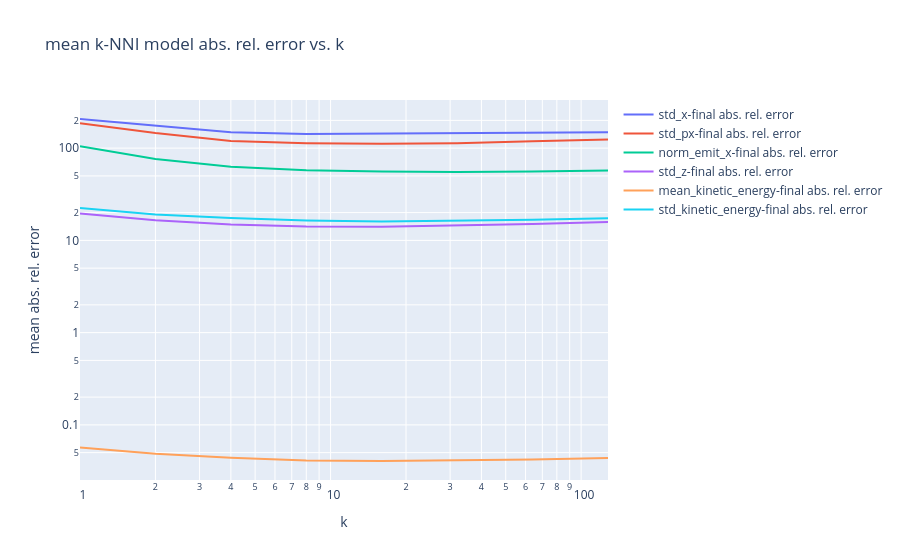

Notebook code cell kept with this figure:
### Code cell
def show_knni_mean_precision_plot():
    table = pd.DataFrame()
    for k in knni_results.keys():
        df = make_abs_rel_error_mean_table("knni", knni_results[k])
        df["k"] = k
        table = pd.concat([table, df])

    px.line(
        table.loc["all"],
        x="k",
        y=[col for col in table.columns if col not in ["k", "threshold (%)"]],
        title=f"mean k-NNI model abs. rel. error vs. k",
        labels={"value": "mean abs. rel. error", "variable": ""},
        log_x=True,
        log_y=True,
    ).show()

    display(table.round(3))


show_knni_mean_precision_plot()

### Figure 1 — Plotly figure (JSON) as saved in the notebook; plotly's stock layout.template omitted (floating-point values rounded to 4 significant figures)
{"data": [{"hovertemplate": "=std_x-final abs. rel. error<br>k=%{x}<br>mean abs. rel. error=%{y}<extra></extra>", "legendgroup": "std_x-final abs. rel. error", "line": {"color": "#636efa", "dash": "solid"}, "marker": {"symbol": "circle"}, "mode": "lines", "name": "std_x-final abs. rel. error", "orientation": "v", "showlegend": true, "type": "scatter", "x": [1, 2, 4, 8, 16, 32, 64, 128], "xaxis": "x", "y": [206.9, 174.3, 148.9, 142.7, 144.0, 143.7, 146.0, 148.7], "yaxis": "y"}, {"hovertemplate": "=std_px-final abs. rel. error<br>k=%{x}<br>mean abs. rel. error=%{y}<extra></extra>", "legendgroup": "std_px-final abs. rel. error", "line": {"color": "#EF553B", "dash": "solid"}, "marker": {"symbol": "circle"}, "mode": "lines", "name": "std_px-final abs. rel. error", "orientation": "v", "showlegend": true, "type": "scatter", "x": [1, 2, 4, 8, 16, 32, 64, 128], "xaxis": "x", "y": [186.0, 145.6, 119.2, 113.2, 111.2, 112.7, 118.5, 124.3], "yaxis": "y"}, {"hovertemplate": "=norm_emit_x-final abs. rel. error<br>k=%{x}<br>mean abs. rel. error=%{y}<extra></extra>", "legendgroup": "norm_emit_x-final abs. rel. error", "line": {"color": "#00cc96", "dash": "solid"}, "marker": {"symbol": "circle"}, "mode": "lines", "name": "norm_emit_x-final abs. rel. error", "orientation": "v", "showlegend": true, "type": "scatter", "x": [1, 2, 4, 8, 16, 32, 64, 128], "xaxis": "x", "y": [104.9, 76.41, 62.86, 57.45, 55.81, 55.09, 55.96, 57.38], "yaxis": "y"}, {"hovertemplate": "=std_z-final abs. rel. error<br>k=%{x}<br>mean abs. rel. error=%{y}<extra></extra>", "legendgroup": "std_z-final abs. rel. error", "line": {"color": "#ab63fa", "dash": "solid"}, "marker": {"symbol": "circle"}, "mode": "lines", "name": "std_z-final abs. rel. error", "orientation": "v", "showlegend": true, "type": "scatter", "x": [1, 2, 4, 8, 16, 32, 64, 128], "xaxis": "x", "y": [19.59, 16.49, 14.84, 14.14, 14.06, 14.48, 15.08, 15.82], "yaxis": "y"}, {"hovertemplate": "=mean_kinetic_energy-final abs. rel. error<br>k=%{x}<br>mean abs. rel. error=%{y}<extra></extra>", "legendgroup": "mean_kinetic_energy-final abs. rel. error", "line": {"color": "#FFA15A", "dash": "solid"}, "marker": {"symbol": "circle"}, "mode": "lines", "name": "mean_kinetic_energy-final abs. rel. error", "orientation": "v", "showlegend": true, "type": "scatter", "x": [1, 2, 4, 8, 16, 32, 64, 128], "xaxis": "x", "y": [0.05672, 0.04861, 0.04391, 0.04113, 0.0406, 0.0412, 0.04217, 0.04387], "yaxis": "y"}, {"hovertemplate": "=std_kinetic_energy-final abs. rel. error<br>k=%{x}<br>mean abs. rel. error=%{y}<extra></extra>", "legendgroup": "std_kinetic_energy-final abs. rel. error", "line": {"color": "#19d3f3", "dash": "solid"}, "marker": {"symbol": "circle"}, "mode": "lines", "name": "std_kinetic_energy-final abs. rel. error", "orientation": "v", "showlegend": true, "type": "scatter", "x": [1, 2, 4, 8, 16, 32, 64, 128], "xaxis": "x", "y": [22.43, 19.09, 17.47, 16.42, 16.04, 16.27, 16.71, 17.34], "yaxis": "y"}], "layout": {"legend": {"title": {"text": ""}, "tracegroupgap": 0}, "title": {"text": "mean k-NNI model abs. rel. error vs. k"}, "xaxis": {"anchor": "y", "domain": [0, 1], "title": {"text": "k"}, "type": "log"}, "yaxis": {"anchor": "x", "domain": [0, 1], "title": {"text": "mean abs. rel. error"}, "type": "log"}}}
